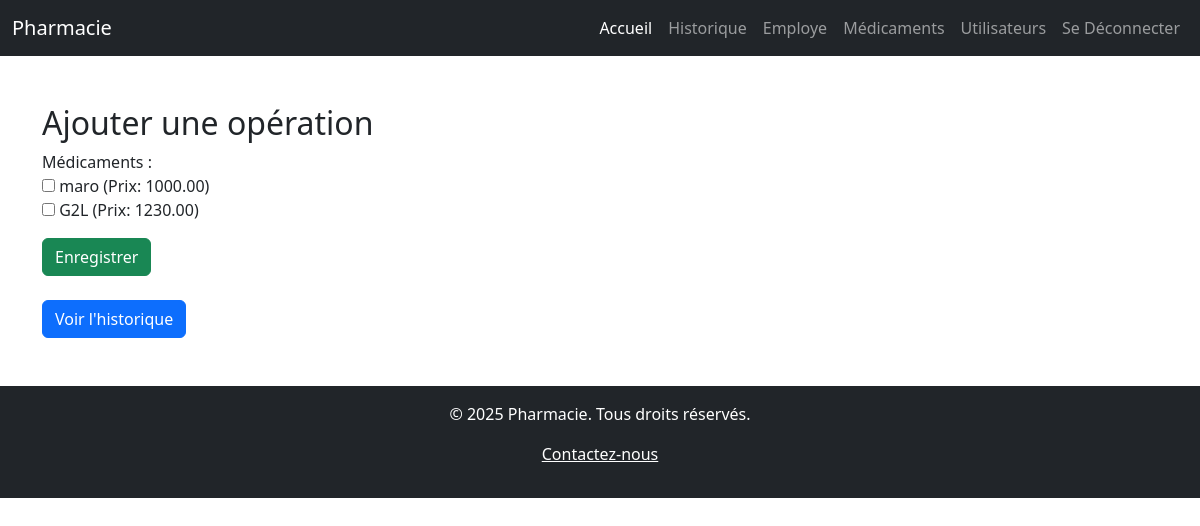
The app's page /historique/create.php (signed in) with its own data.
### tables this page shows
CREATE TABLE `medicament` (
  `id` int(11) NOT NULL,
  `nom` varchar(150) DEFAULT NULL,
  `prix` decimal(10,2) DEFAULT NULL,
  `quantite` int(11) DEFAULT NULL,
  `description` text DEFAULT NULL
);

### historique/create.php (the view, shortened to what this page needs)
<?php
include '../db.php';
include '../src/php/navbar.php';
?>
<div class="container mt-5">
    <h2>Ajouter une opération</h2>
    <form method="POST">
        <div class="form-group">
            <label for="medicaments">Médicaments :</label><br>
            <?php
            $medicaments = mysqli_query($conn, "SELECT * FROM medicament");
            while ($med = mysqli_fetch_assoc($medicaments)) {
                echo "<input type='checkbox' name='medicaments[]' value='{$med['id']}'> {$med['nom']} (Prix: {$med['prix']})<br>";
            }
            ?>
        </div>
        <button type="submit" name="submit" class="btn btn-success mt-3">Enregistrer</button>
    </form>
    <br><a href="read.php" class="btn btn-primary">Voir l'historique</a>
</div>
<?php include '../src/php/footer.php'; ?>

### records on screen
medicament: nom "maro", prix "1000.00"
medicament: nom "G2L", prix "1230.00"
